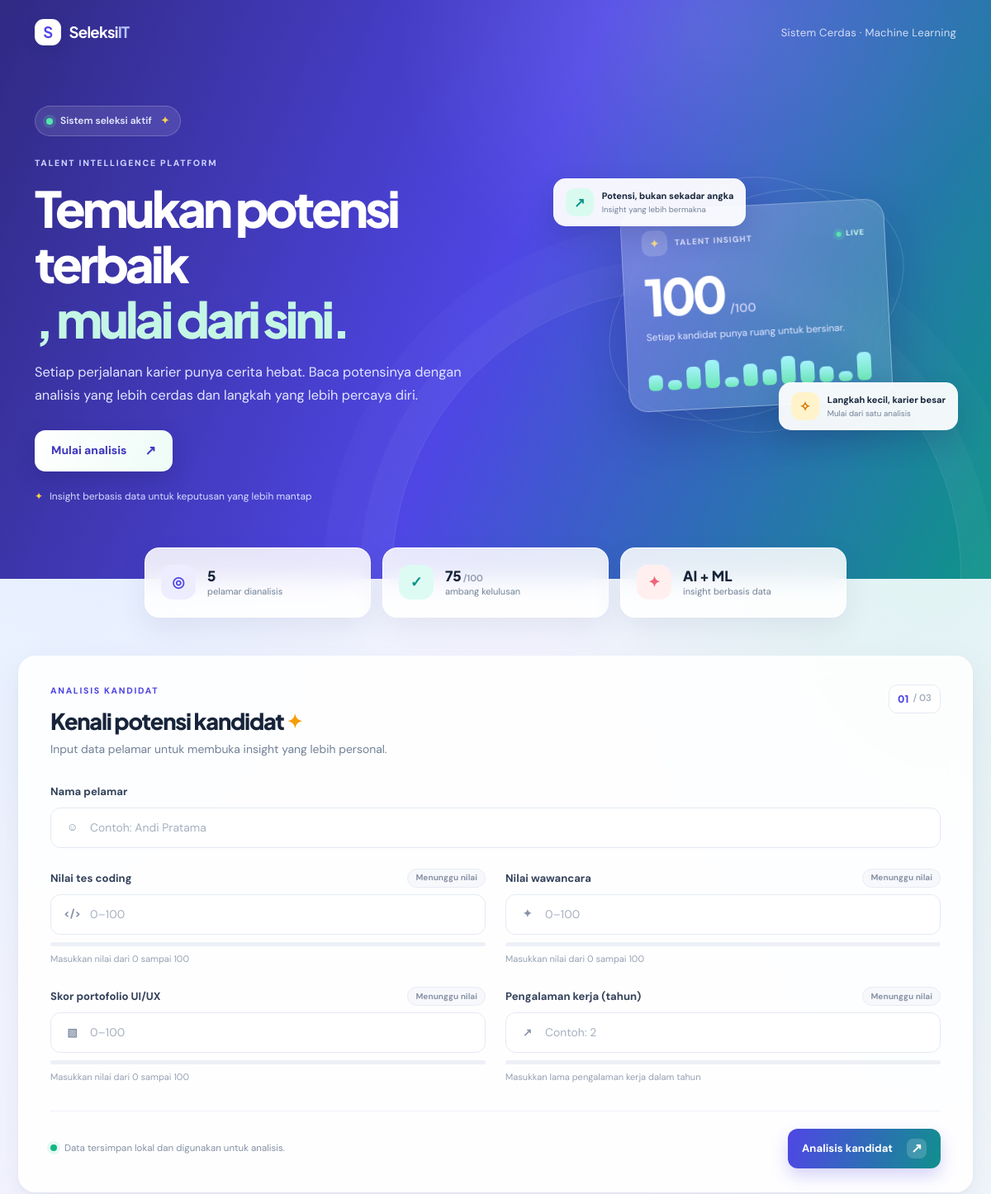
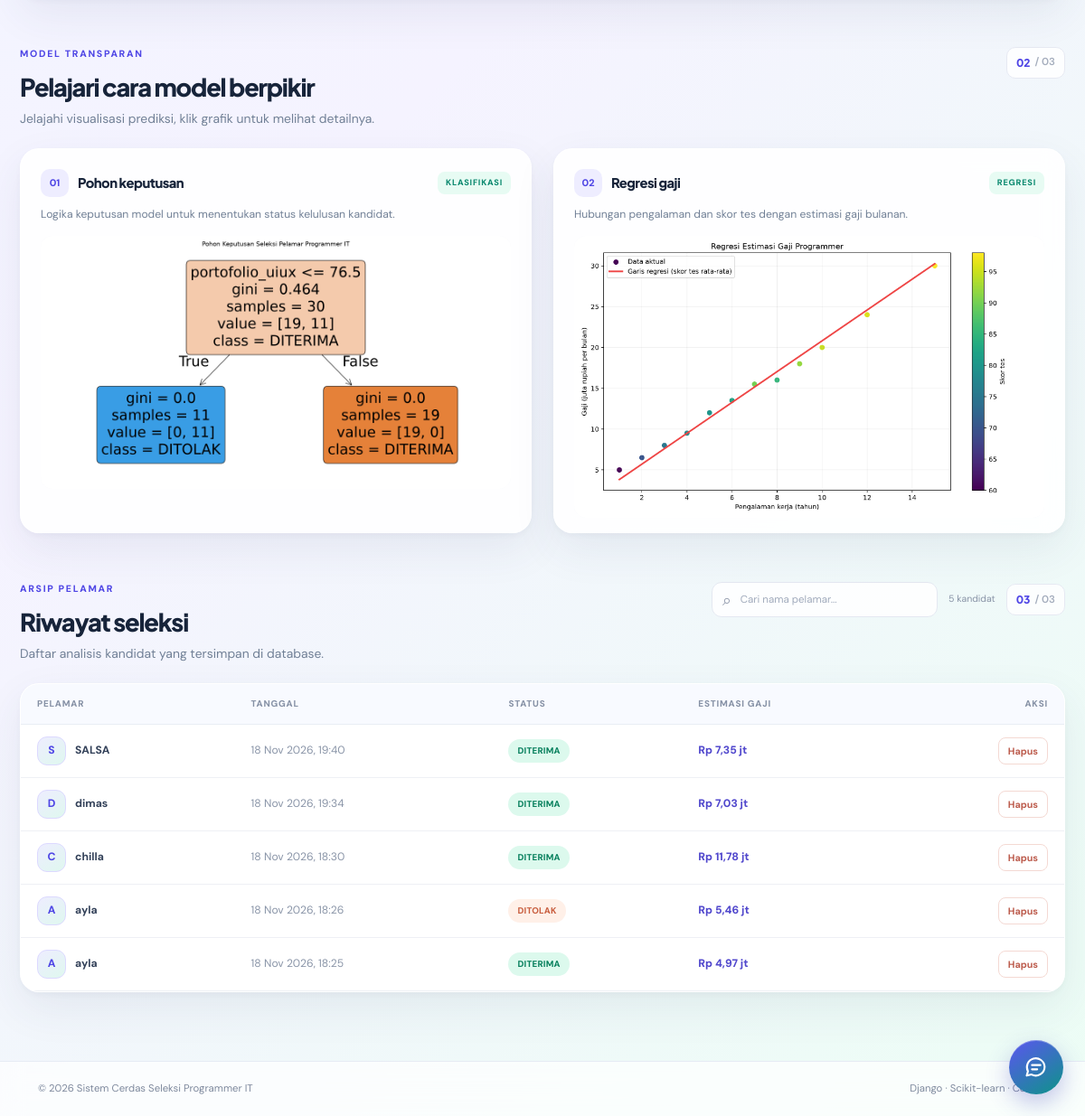
Before: / with the older database file (2 pictures, top to bottom).
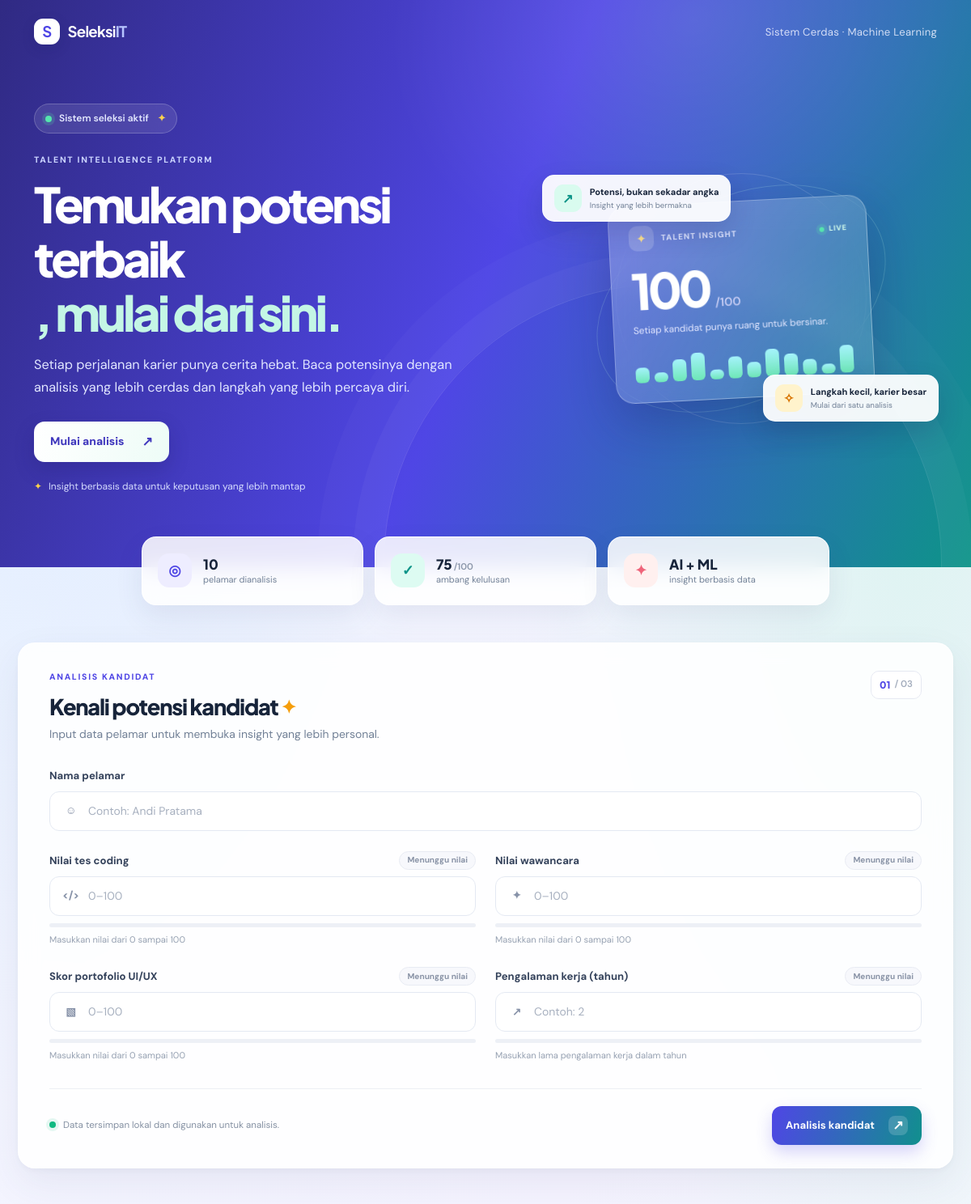
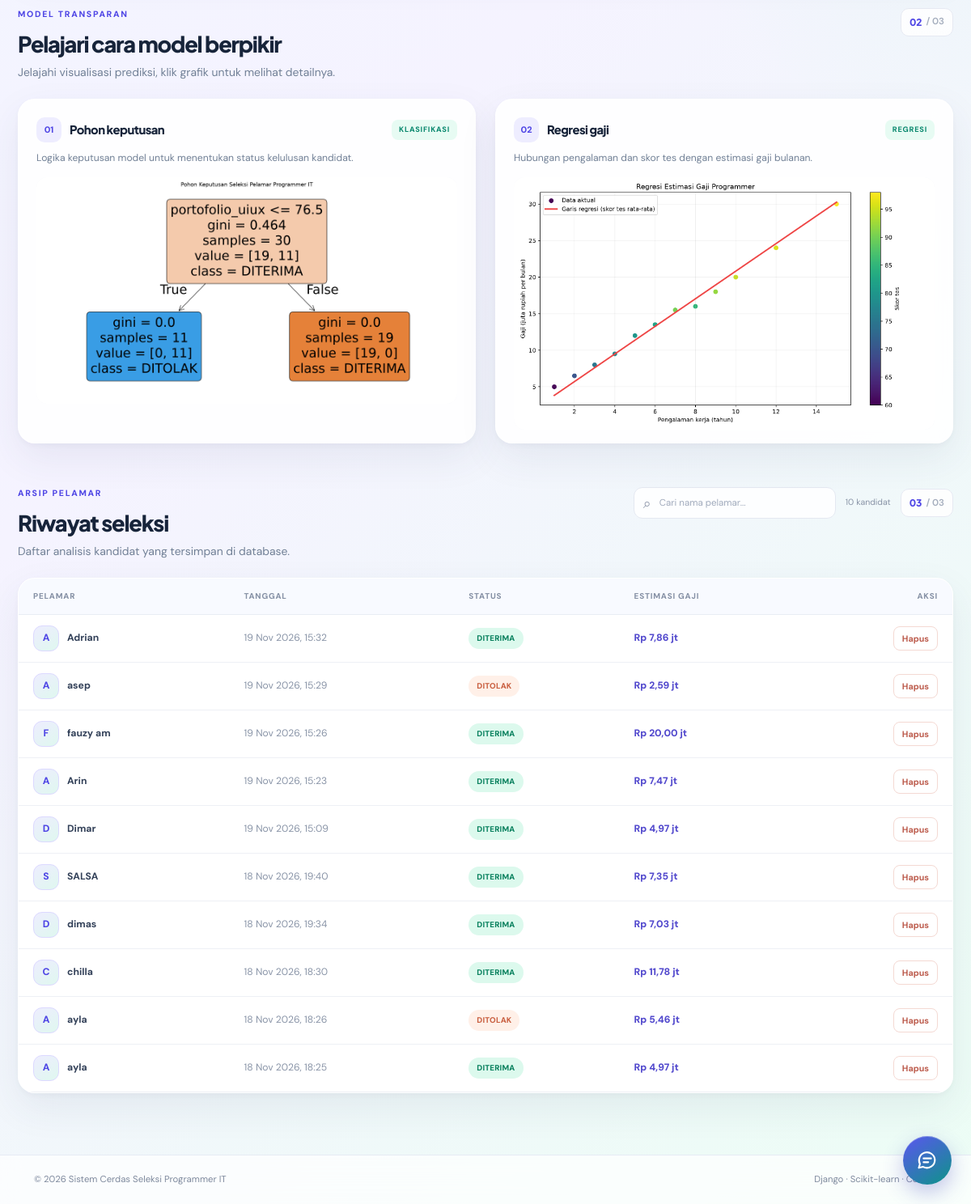
After: the same page with the newer database file (2 pictures, top to bottom).
### seleksi_it/models.py (models this page shows, shortened)
class RiwayatSeleksi(models.Model):
    nama_pelamar = models.CharField(max_length=150)
    tes_coding = models.FloatField()
    wawancara = models.FloatField()
    portofolio_uiux = models.FloatField()
    pengalaman_tahun = models.FloatField()
    status_kelulusan = models.CharField(max_length=20)
    estimasi_gaji = models.FloatField()
    penjelasan_ai = models.TextField()
    tanggal_input = models.DateTimeField(auto_now_add=True)
    class Meta:
        ordering = ['-tanggal_input']
        verbose_name = 'Riwayat seleksi'
        verbose_name_plural = 'Riwayat seleksi'

### seleksi_it/views.py (the view)
# urls.py: path('', views.index, name='index'),
def index(request):
    if request.method == 'POST':
        form = SeleksiPelamarForm(request.POST)
        if form.is_valid():
            models_dir = Path(settings.BASE_DIR) / 'ml_models'
            classification_path = models_dir / 'model_rekrutmen.joblib'
            salary_path = models_dir / 'model_gaji.joblib'
            if not classification_path.is_file() or not salary_path.is_file():
                messages.error(
                    request,
                    'Model belum tersedia. Jalankan python train_model.py '
                    'terlebih dahulu.',
                )
                return redirect('seleksi_it:index')
            try:
                classifier = joblib.load(classification_path)
                salary_model = joblib.load(salary_path)
            except (OSError, EOFError, ValueError, ImportError) as error:
                logger.exception('Failed to load trained ML models.')
                messages.error(
                    request,
                    f'Model tidak dapat dimuat ({error}). Jalankan ulang '
                    'python train_model.py.',
                )
                return redirect('seleksi_it:index')
            candidate = form.cleaned_data
            classification_features = pd.DataFrame([{
                'tes_coding': candidate['tes_coding'],
                'wawancara': candidate['wawancara'],
                'portofolio_uiux': candidate['portofolio_uiux'],
            }])
            salary_features = pd.DataFrame([{
                'pengalaman_tahun': candidate['pengalaman_tahun'],
                'skor_tes': candidate['tes_coding'],
            }])
            status = classifier.predict(classification_features)[0]
            salary = float(salary_model.predict(salary_features)[0])
            explanation, used_ai = _generate_explanation(candidate, status, salary)
            result = form.save(commit=False)
            result.status_kelulusan = status
            result.estimasi_gaji = salary
            result.penjelasan_ai = explanation
            result.save()
            if not used_ai:
                messages.info(
                    request,
                    'Penjelasan menggunakan analisis otomatis karena layanan '
                    'Cohere tidak dikonfigurasi atau sedang tidak tersedia.',
                )
            return redirect(f"{reverse('seleksi_it:index')}?hasil={result.pk}")
    else:
        form = SeleksiPelamarForm()
    selected_id = request.GET.get('hasil')
    latest_result = None
    if selected_id:
        latest_result = RiwayatSeleksi.objects.filter(pk=selected_id).first()
    context = {
        'form': form,
        'latest_result': latest_result,
        'riwayat': RiwayatSeleksi.objects.all(),
        'chat_context': {
            'nama_pelamar': latest_result.nama_pelamar,
            'tes_coding': latest_result.tes_coding,
            'wawancara': latest_result.wawancara,
            'portofolio_uiux': latest_result.portofolio_uiux,
            'pengalaman_tahun': latest_result.pengalaman_tahun,
            'status_kelulusan': latest_result.status_kelulusan,
            'estimasi_gaji': latest_result.estimasi_gaji,
        } if latest_result else None,
    }
    return render(request, 'seleksi_it/index.html', context)

### seleksi_it/templates/seleksi_it/index.html (shortened to what this page needs)
{% load static %}
<!doctype html>
<html lang="id">
<head>
  <link href="https://cdn.jsdelivr.net/npm/bootstrap@5.3.3/dist/css/bootstrap.min.css" rel="stylesheet">
  <link href="{% static 'css/style.css' %}" rel="stylesheet">
</head>
<body>
  <nav class="navbar navbar-expand-lg navbar-dark site-nav">
    <div class="container">
      <a class="navbar-brand fw-bold" href="{% url 'seleksi_it:index' %}">
        <span class="brand-mark">S</span> Seleksi<span class="brand-light">IT</span>
      </a>
      <span class="navbar-text d-none d-sm-inline">Sistem Cerdas · Machine Learning</span>
    </div>
  </nav>
  <main>
    <section class="hero">
      <div class="container hero-layout">
        <div class="hero-content">
          <div class="hero-status"><span class="pulse-dot"></span> Sistem seleksi aktif <span class="status-sparkle" aria-hidden="true">✦</span></div>
          <span class="eyebrow">TALENT INTELLIGENCE PLATFORM</span>
          <h1>Temukan potensi terbaik<span class="hero-highlight">, mulai dari sini.</span></h1>
          <p>Setiap perjalanan karier punya cerita hebat. Baca potensinya dengan analisis yang lebih cerdas dan langkah yang lebih percaya diri.</p>
          <a class="btn btn-light btn-lg hero-button" href="#form-seleksi">Mulai analisis <span aria-hidden="true">↗</span></a>
          <div class="hero-trust"><span aria-hidden="true">✦</span> Insight berbasis data untuk keputusan yang lebih mantap</div>
        </div>
        <div class="hero-visual" aria-label="Ringkasan sistem seleksi">
          <div class="hero-orbit orbit-one"></div>
          <div class="hero-orbit orbit-two"></div>
          <div class="hero-note note-top"><span class="note-icon note-icon-mint">↗</span><span><strong>Potensi, bukan sekadar angka</strong><small>Insight yang lebih bermakna</small></span></div>
          <div class="hero-score-card">
            <div class="hero-score-top"><span class="hero-score-icon">✦</span><span class="hero-score-label">TALENT INSIGHT</span><span class="hero-score-live"><i></i> LIVE</span></div>
            <div class="hero-score-number">100<span>/100</span></div>
            <div class="hero-score-caption">Setiap kandidat punya ruang untuk bersinar.</div>
            <div class="hero-score-bars"><i></i><i></i><i></i><i></i><i></i><i></i><i></i><i></i><i></i><i></i><i></i><i></i></div>
          </div>
          <div class="hero-note note-bottom"><span class="note-icon note-icon-amber">✧</span><span><strong>Langkah kecil, karier besar</strong><small>Mulai dari satu analisis</small></span></div>
        </div>
      </div>
    </section>
    <div class="container page-content">
      <section class="quick-stats" aria-label="Ringkasan sistem">
        <article class="quick-stat">
          <span class="quick-stat-icon icon-indigo" aria-hidden="true">◎</span>
          <div><strong>{{ riwayat|length }}</strong><span>pelamar dianalisis</span></div>
        </article>
        <article class="quick-stat">
          <span class="quick-stat-icon icon-teal" aria-hidden="true">✓</span>
          <div><strong>75<span class="stat-unit">/100</span></strong><span>ambang kelulusan</span></div>
        </article>
        <article class="quick-stat">
          <span class="quick-stat-icon icon-coral" aria-hidden="true">✦</span>
          <div><strong>AI + ML</strong><span>insight berbasis data</span></div>
        </article>
      </section>
      <section id="form-seleksi" class="panel form-panel">
        <div class="section-heading">
          <div>
            <span class="eyebrow text-primary">ANALISIS KANDIDAT</span>
            <h2>Kenali potensi kandidat <span class="heading-sparkle">✦</span></h2>
            <p>Input data pelamar untuk membuka insight yang lebih personal.</p>
          </div>
          <div class="step-badge"><span class="step-number">01</span><span class="step-total">/ 03</span></div>
        </div>
        <form method="post" novalidate>
          <div class="row g-4">
            {% for field in form %}
              <div class="{% if field.name == 'nama_pelamar' %}col-12{% else %}col-md-6{% endif %} field-column">
                <div class="field-label-row">
                  <label class="form-label" for="{{ field.id_for_label }}">{{ field.label }}</label>
                  {% if field.name == 'tes_coding' or field.name == 'wawancara' or field.name == 'portofolio_uiux' or field.name == 'pengalaman_tahun' %}
                    <span class="score-live-badge" data-score-badge="{{ field.name }}" aria-live="polite">Menunggu nilai</span>
                  {% endif %}
                </div>
                {% if field.name == 'tes_coding' or field.name == 'wawancara' or field.name == 'portofolio_uiux' or field.name == 'pengalaman_tahun' %}
                  <div class="input-shell">
                    <span class="input-icon" aria-hidden="true">{% if field.name == 'tes_coding' %}&lt;/&gt;{% elif field.name == 'wawancara' %}✦{% elif field.name == 'portofolio_uiux' %}▧{% else %}↗{% endif %}</span>
                    {{ field }}
                  </div>
                  <div class="score-meter" role="progressbar" aria-label="Indikator {{ field.label }}" aria-valuemin="0" aria-valuemax="{% if field.name == 'pengalaman_tahun' %}10{% else %}100{% endif %}" aria-valuenow="0">
                  </div>
                {% else %}
                  <div class="input-shell name-input-shell">
                    <span class="input-icon" aria-hidden="true">☺</span>
                    {{ field }}
                  </div>
                {% endif %}
                {% if field.name != 'nama_pelamar' and field.name != 'pengalaman_tahun' %}
                  <div class="form-hint">Masukkan nilai dari 0 sampai 100</div>
                {% elif field.name == 'pengalaman_tahun' %}
                  <div class="form-hint">Masukkan lama pengalaman kerja dalam tahun</div>
                {% endif %}
              </div>
            {% endfor %}
          </div>
          <div class="form-footer">
            <span class="privacy-note"><span class="privacy-dot"></span> Data tersimpan lokal dan digunakan untuk analisis.</span>
            <button type="submit" class="btn btn-primary btn-submit"><span>Analisis kandidat</span><span class="submit-arrow" aria-hidden="true">↗</span></button>
          </div>
        </form>
      </section>
      <section class="visualization-section">
        <div class="section-heading">
          <div>
            <span class="eyebrow text-primary">MODEL TRANSPARAN</span>
            <h2>Pelajari cara model berpikir</h2>
            <p>Jelajahi visualisasi prediksi, klik grafik untuk melihat detailnya.</p>
          </div>
          <div class="step-badge"><span class="step-number">02</span><span class="step-total">/ 03</span></div>
        </div>
        <div class="row g-4">
          <div class="col-lg-6">
            <article class="chart-card h-100">
              <div class="chart-heading">
                <div><span class="chart-index">01</span><h3>Pohon keputusan</h3></div>
                <span class="chart-tag">KLASIFIKASI</span>
              </div>
              <p>Logika keputusan model untuk menentukan status kelulusan kandidat.</p>
              <button type="button" class="chart-image-button" data-lightbox-caption="Pohon keputusan · Klasifikasi kelulusan" aria-label="Perbesar visualisasi pohon keputusan">
                <img src="{% static 'images/decision_tree.png' %}" alt="Visualisasi pohon keputusan untuk klasifikasi kelulusan">
              </button>
            </article>
          </div>
          <div class="col-lg-6">
            <article class="chart-card h-100">
              <div class="chart-heading">
                <div><span class="chart-index">02</span><h3>Regresi gaji</h3></div>
                <span class="chart-tag">REGRESI</span>
              </div>
              <p>Hubungan pengalaman dan skor tes dengan estimasi gaji bulanan.</p>
              <button type="button" class="chart-image-button" data-lightbox-caption="Regresi gaji · Estimasi bulanan" aria-label="Perbesar visualisasi regresi gaji">
                <img src="{% static 'images/regresi_gaji.png' %}" alt="Scatter plot dan garis regresi estimasi gaji programmer">
              </button>
            </article>
          </div>
        </div>
      </section>
      <section class="history-section">
        <div class="section-heading">
          <div>
            <span class="eyebrow text-primary">ARSIP PELAMAR</span>
            <h2>Riwayat seleksi</h2>
            <p>Daftar analisis kandidat yang tersimpan di database.</p>
          </div>
          <div class="history-heading-tools">
            {% if riwayat %}
              <label class="history-search">
                <span aria-hidden="true">⌕</span>
                <input id="history-search" type="search" placeholder="Cari nama pelamar..." autocomplete="off">
              </label>
              <span class="history-count" id="history-count">{{ riwayat|length }} kandidat</span>
            {% endif %}
            <div class="step-badge"><span class="step-number">03</span><span class="step-total">/ 03</span></div>
          </div>
        </div>
        <div class="history-card">
          {% if riwayat %}
            <div class="table-responsive">
              <table class="table align-middle mb-0 history-table">
                <thead>
                  <tr>
                    <th>Pelamar</th>
                    <th>Tanggal</th>
                    <th>Status</th>
                    <th>Estimasi gaji</th>
                    <th class="text-end">Aksi</th>
                  </tr>
                </thead>
                <tbody>
                  {% for item in riwayat %}
                    <tr data-history-row>
                      <td><span class="candidate-avatar">{{ item.nama_pelamar|slice:":1"|upper }}</span><strong>{{ item.nama_pelamar }}</strong></td>
                      <td class="muted-cell">{{ item.tanggal_input|date:"d M Y, H:i" }}</td>
                      <td><span class="status-pill {% if item.status_kelulusan == 'DITERIMA' %}pill-accepted{% else %}pill-rejected{% endif %}">{{ item.status_kelulusan }}</span></td>
                      <td class="salary-cell">Rp {{ item.estimasi_gaji|floatformat:2 }} jt</td>
                      <td class="text-end">
                        <form method="post" action="{% url 'seleksi_it:hapus_riwayat' item.pk %}" onsubmit="return confirm('Hapus riwayat {{ item.nama_pelamar|escapejs }}?');">
                          <button type="submit" class="btn btn-delete" aria-label="Hapus data {{ item.nama_pelamar }}">Hapus</button>
                        </form>
                      </td>
                    </tr>
                  {% endfor %}
                </tbody>
              </table>
            </div>
          {% else %}
            <div class="empty-state">
              <div class="empty-icon" aria-hidden="true">⌁</div>
              <h3>Belum ada riwayat seleksi</h3>
              <p>Hasil analisis kandidat akan muncul di sini.</p>
            </div>
          {% endif %}
        </div>
      </section>
    </div>
  </main>
  <footer class="site-footer">
    <div class="container d-flex flex-column flex-sm-row justify-content-between gap-2">
      <span>© 2026 Sistem Cerdas Seleksi Programmer IT</span>
      <span>Django · Scikit-learn · Cohere</span>
    </div>
  </footer>
  <section class="chat-widget" aria-label="Asisten konsultasi IT">
    <button class="chat-toggle" id="chat-toggle" type="button" aria-label="Buka asisten konsultasi IT" aria-expanded="false">
      <svg class="chat-toggle-icon" aria-hidden="true" viewBox="0 0 24 24" fill="none" stroke="currentColor" stroke-width="1.8" stroke-linecap="round" stroke-linejoin="round">
        <path d="M20 11.5a8.4 8.4 0 0 1-12.4 7.4L3 20l1.2-4.1A8.4 8.4 0 1 1 20 11.5Z"></path>
        <path d="M8 10h8M8 14h5"></path>
      </svg>
    </button>
  </section>
</body>
</html>

Changed rows visible on the page:
added RiwayatSeleksi: nama_pelamar "A", nama_pelamar "Adrian", tanggal_input "19 Nov 2026, 15:32", status_kelulusan "DITERIMA", estimasi_gaji "7,86"
added RiwayatSeleksi: nama_pelamar "A", nama_pelamar "asep", tanggal_input "19 Nov 2026, 15:29", status_kelulusan "DITOLAK", estimasi_gaji "2,59"
added RiwayatSeleksi: nama_pelamar "F", nama_pelamar "fauzy am", tanggal_input "19 Nov 2026, 15:26", status_kelulusan "DITERIMA", estimasi_gaji "20,00"
added RiwayatSeleksi: nama_pelamar "A", nama_pelamar "Arin", tanggal_input "19 Nov 2026, 15:23", status_kelulusan "DITERIMA", estimasi_gaji "7,47"
added RiwayatSeleksi: nama_pelamar "D", nama_pelamar "Dimar", tanggal_input "19 Nov 2026, 15:09", status_kelulusan "DITERIMA", estimasi_gaji "4,97"
Other visible differences:
{{ riwayat|length }}: "5" → "10"
